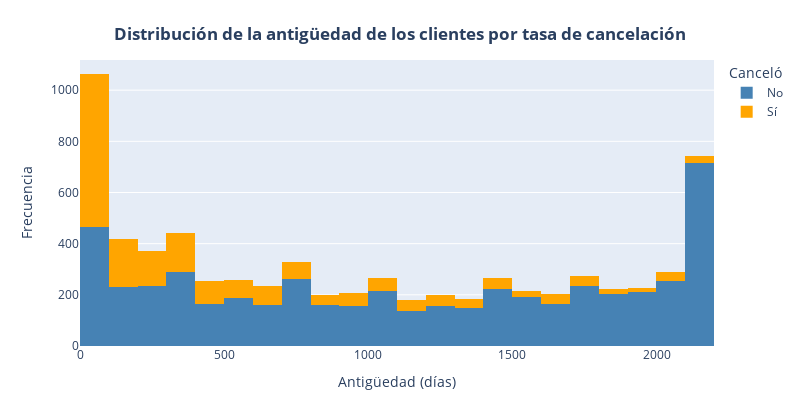

Write notebook code for a chart like this one.
### Markdown cell above
**Este gráfico no se genera bien en la plataforma. En mi computadora se ve perfectamente bien, como el de los cargos mensuales**.

Es interesante notar que los cargos totales más bajos son los que tienen la tasa de cancelación más alta. Dado que los cargos totales se calculan desde la fecha de inicio de utilización del servicio, podemos inferir que los clientes que cancelaron son clientes relativamente nuevos. Mientras que los clientes que tienen más años con el servicio se mantienen más estables y leales. Exploraremos la antigüedad de los clientes tomando en cuenta la fecha de inicio de contratación de los servicios.

### Code cell
# Creamos una nueva columna que indique la antigüedad del cliente. 
# Debemos restar la fecha de inicio del contrato a la fecha de cancelación para los clientes que cancelaron y para los clientes
# que no cancelaron, restamos la fecha de inicio del contrato a la fecha más reciente de la base de datos, la cual es 2020-02-01

full_data['tenure'] = np.where(full_data['churn'] == 1,
                              (full_data['end_date'] - full_data['begin_date']).dt.days,
                              (pd.to_datetime('2020-02-01') - full_data['begin_date']).dt.days)
full_data['tenure'] = full_data['tenure'].astype('int16')

# Distribución de la antigüedad de los clientes por tasa de cancelación
fig = px.histogram(full_data, 
                   x='tenure', 
                   color='churn',
                   nbins=40, 
                   labels={'tenure': 'Antigüedad (días)', 'churn': 'Canceló'},
                   width=800,
                   height=400,
                   color_discrete_map={1: 'orange', 0: 'steelblue'})
fig.for_each_trace(lambda x: x.update(name='Sí' if x.name == '1' else 'No'))
fig.update_layout(
    xaxis_title='Antigüedad (días)', 
    yaxis_title='Frecuencia',
    title={'text': '<b>Distribución de la antigüedad de los clientes por tasa de cancelación</b>', 'x': 0.5, 'y': 0.93},
    barmode='stack',
    margin=dict(b=20))
fig.show()

### Figure 1 — Plotly figure (JSON) as saved in the notebook; plotly's stock layout.template omitted (floating-point values rounded to 4 significant figures; data arrays with more than 128 entries replaced by an {"elided": "..."} marker saying what was removed)
{"data": [{"bingroup": "x", "hovertemplate": "Canceló=0<br>Antigüedad (días)=%{x}<br>count=%{y}<extra></extra>", "legendgroup": "0", "marker": {"color": "steelblue", "pattern": {"shape": ""}}, "name": "No", "nbinsx": 40, "orientation": "v", "showlegend": true, "type": "histogram", "x": {"elided": "5174 int values"}, "xaxis": "x", "yaxis": "y"}, {"bingroup": "x", "hovertemplate": "Canceló=1<br>Antigüedad (días)=%{x}<br>count=%{y}<extra></extra>", "legendgroup": "1", "marker": {"color": "orange", "pattern": {"shape": ""}}, "name": "Sí", "nbinsx": 40, "orientation": "v", "showlegend": true, "type": "histogram", "x": {"elided": "1869 int values"}, "xaxis": "x", "yaxis": "y"}], "layout": {"barmode": "stack", "height": 400, "legend": {"title": {"text": "Canceló"}, "tracegroupgap": 0}, "margin": {"b": 20, "t": 60}, "title": {"text": "<b>Distribución de la antigüedad de los clientes por tasa de cancelación</b>", "x": 0.5, "y": 0.93}, "width": 800, "xaxis": {"anchor": "y", "domain": [0, 1], "title": {"text": "Antigüedad (días)"}}, "yaxis": {"anchor": "x", "domain": [0, 1], "title": {"text": "Frecuencia"}}}}
